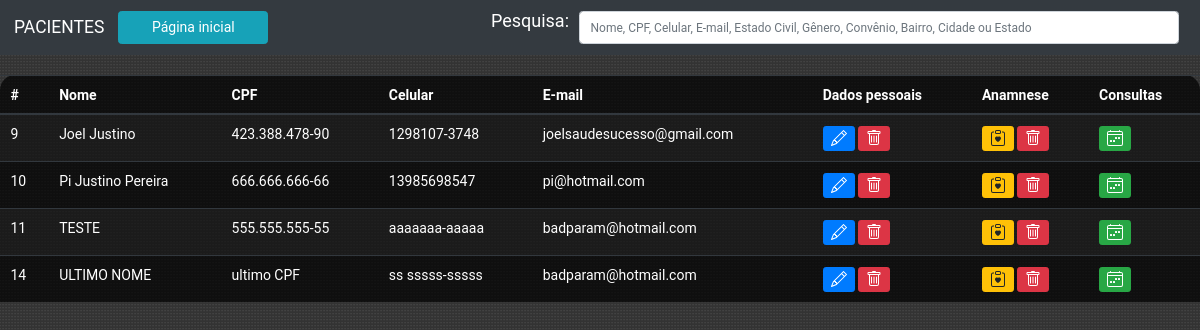
The page /php/editar_dados/index.php on the database its author committed.
### tables this page shows
CREATE TABLE `dados_paciente` (
  `id_pac` int(11) NOT NULL,
  `CPF` varchar(14) DEFAULT NULL,
  `nome` varchar(40) DEFAULT NULL,
  `celular` varchar(14) DEFAULT NULL,
  `idade` varchar(10) DEFAULT NULL,
  `estado_civil` varchar(30) DEFAULT NULL,
  `email` varchar(40) DEFAULT NULL,
  `work` varchar(40) DEFAULT NULL,
  `gender` varchar(10) DEFAULT NULL,
  `convenio` varchar(20) DEFAULT NULL,
  `CEP` varchar(20) DEFAULT NULL,
  `ad_number` varchar(10) DEFAULT NULL,
  `street` varchar(40) DEFAULT NULL,
  `district` varchar(40) DEFAULT NULL,
  `city` varchar(40) DEFAULT NULL,
  `state` varchar(10) DEFAULT NULL,
  `criado` varchar(30) DEFAULT NULL,
  `modificado` varchar(30) DEFAULT NULL
);

### php/editar_dados/home-padrao.php (the view, shortened to what this page needs)
<?php
	include_once('conexao.php');
	$sql = "SELECT * FROM dados_paciente ORDER BY nome ASC";
	$result = $conn->query($sql);
?>
<div id="tabela-dados">
	<table class="table table-striped table-dark table-bg">
		<thead>
			<tr>
			<th scope="col">#</th>
			<th scope="col">Nome</th>
			<th scope="col">CPF</th>
			<th scope="col">Celular</th>
			<th scope="col">E-mail</th>
			<th scope="col">Dados pessoais</th>
			<th scope="col">Anamnese</th>
			<th scope="col">Consultas</th>
			</tr>
		</thead>
		<tbody>
			<?php
				while($user_data = mysqli_fetch_assoc($result)){
					echo "<tr>";
					echo "<td>".$user_data['id_pac']."</td>";
					echo "<td>".$user_data['nome']."</td>";
					echo "<td>".$user_data['CPF']."</td>";
					echo "<td>".$user_data['celular']."</td>";
					echo "<td>".$user_data['email']."</td>";
					echo
					"<td>
						<a class='btn btn-sm btn-primary' href='editar_usuario.php?id_pac=$user_data[id_pac]'>
							<svg xmlns='http://www.w3.org/2000/svg' width='16' height='16' fill='currentColor' class='bi bi-pencil' viewBox='0 0 16 16'>
								<path d='M12.146.146a.5.5 0 0 1 .708 0l3 3a.5.5 0 0 1 0 .708l-10 10a.5.5 0 0 1-.168.11l-5 2a.5.5 0 0 1-.65-.65l2-5a.5.5 0 0 1 .11-.168l10-10zM11.207 2.5 13.5 4.793 14.793 3.5 12.5 1.207 11.207 2.5zm1.586 3L10.5 3.207 4 9.707V10h.5a.5.5 0 0 1 .5.5v.5h.5a.5.5 0 0 1 .5.5v.5h.293l6.5-6.5zm-9.761 5.175-.106.106-1.528 3.821 3.821-1.528.106-.106A.5.5 0 0 1 5 12.5V12h-.5a.5.5 0 0 1-.5-.5V11h-.5a.5.5 0 0 1-.468-.325z'/>
							</svg>
						</a>
						<a class='btn btn-sm btn-danger' href='proc_apagar_usuario.php?id_pac=$user_data[id_pac]' data-confirm='Tem certeza de que deseja excluir o usuário selecionado?'>
							<svg xmlns='http://www.w3.org/2000/svg' width='16' height='16' fill='currentColor' class='bi bi-trash' viewBox='0 0 16 16'>
								<path d='M5.5 5.5A.5.5 0 0 1 6 6v6a.5.5 0 0 1-1 0V6a.5.5 0 0 1 .5-.5Zm2.5 0a.5.5 0 0 1 .5.5v6a.5.5 0 0 1-1 0V6a.5.5 0 0 1 .5-.5Zm3 .5a.5.5 0 0 0-1 0v6a.5.5 0 0 0 1 0V6Z'/>
								<path d='M14.5 3a1 1 0 0 1-1 1H13v9a2 2 0 0 1-2 2H5a2 2 0 0 1-2-2V4h-.5a1 1 0 0 1-1-1V2a1 1 0 0 1 1-1H6a1 1 0 0 1 1-1h2a1 1 0 0 1 1 1h3.5a1 1 0 0 1 1 1v1ZM4.118 4 4 4.059V13a1 1 0 0 0 1 1h6a1 1 0 0 0 1-1V4.059L11.882 4H4.118ZM2.5 3h11V2h-11v1Z'/>
							</svg>
						</a>
					</td>";
					echo
					"<td>
						<a class='btn btn-sm btn-warning' href='editar_anamnese.php?CPF=$user_data[CPF]'>
							<svg xmlns='http://www.w3.org/2000/svg' width='16' height='16' fill='currentColor' class='bi bi-clipboard-heart' viewBox='0 0 16 16'>
								<path fill-rule='evenodd' d='M5 1.5A1.5 1.5 0 0 1 6.5 0h3A1.5 1.5 0 0 1 11 1.5v1A1.5 1.5 0 0 1 9.5 4h-3A1.5 1.5 0 0 1 5 2.5v-1Zm5 0a.5.5 0 0 0-.5-.5h-3a.5.5 0 0 0-.5.5v1a.5.5 0 0 0 .5.5h3a.5.5 0 0 0 .5-.5v-1Z'/>
								<path d='M3 1.5h1v1H3a1 1 0 0 0-1 1V14a1 1 0 0 0 1 1h10a1 1 0 0 0 1-1V3.5a1 1 0 0 0-1-1h-1v-1h1a2 2 0 0 1 2 2V14a2 2 0 0 1-2 2H3a2 2 0 0 1-2-2V3.5a2 2 0 0 1 2-2Z'/>
								<path d='M8 6.982C9.664 5.309 13.825 8.236 8 12 2.175 8.236 6.336 5.31 8 6.982Z'/>
							</svg>
						</a>
						<a class='btn btn-sm btn-danger' href='proc_apagar_anamnese.php?CPF=$user_data[CPF]' data-confirm='Tem certeza de que deseja excluir a ficha de anamnese selecionada?'>
							<svg xmlns='http://www.w3.org/2000/svg' width='16' height='16' fill='currentColor' class='bi bi-trash' viewBox='0 0 16 16'>
								<path d='M5.5 5.5A.5.5 0 0 1 6 6v6a.5.5 0 0 1-1 0V6a.5.5 0 0 1 .5-.5Zm2.5 0a.5.5 0 0 1 .5.5v6a.5.5 0 0 1-1 0V6a.5.5 0 0 1 .5-.5Zm3 .5a.5.5 0 0 0-1 0v6a.5.5 0 0 0 1 0V6Z'/>
								<path d='M14.5 3a1 1 0 0 1-1 1H13v9a2 2 0 0 1-2 2H5a2 2 0 0 1-2-2V4h-.5a1 1 0 0 1-1-1V2a1 1 0 0 1 1-1H6a1 1 0 0 1 1-1h2a1 1 0 0 1 1 1h3.5a1 1 0 0 1 1 1v1ZM4.118 4 4 4.059V13a1 1 0 0 0 1 1h6a1 1 0 0 0 1-1V4.059L11.882 4H4.118ZM2.5 3h11V2h-11v1Z'/>
							</svg>
						</a>
					</td>";
					echo
					"<td>
						<a class='btn btn-sm btn-success' href='consultas.php?nome=$user_data[nome]'>
							<svg xmlns='http://www.w3.org/2000/svg' width='16' height='16' fill='currentColor' class='bi bi-calendar4-week' viewBox='0 0 16 16'>
								<path d='M3.5 0a.5.5 0 0 1 .5.5V1h8V.5a.5.5 0 0 1 1 0V1h1a2 2 0 0 1 2 2v11a2 2 0 0 1-2 2H2a2 2 0 0 1-2-2V3a2 2 0 0 1 2-2h1V.5a.5.5 0 0 1 .5-.5zM2 2a1 1 0 0 0-1 1v1h14V3a1 1 0 0 0-1-1H2zm13 3H1v9a1 1 0 0 0 1 1h12a1 1 0 0 0 1-1V5z'/>
								<path d='M11 7.5a.5.5 0 0 1 .5-.5h1a.5.5 0 0 1 .5.5v1a.5.5 0 0 1-.5.5h-1a.5.5 0 0 1-.5-.5v-1zm-3 0a.5.5 0 0 1 .5-.5h1a.5.5 0 0 1 .5.5v1a.5.5 0 0 1-.5.5h-1a.5.5 0 0 1-.5-.5v-1zm-2 3a.5.5 0 0 1 .5-.5h1a.5.5 0 0 1 .5.5v1a.5.5 0 0 1-.5.5h-1a.5.5 0 0 1-.5-.5v-1zm-3 0a.5.5 0 0 1 .5-.5h1a.5.5 0 0 1 .5.5v1a.5.5 0 0 1-.5.5h-1a.5.5 0 0 1-.5-.5v-1z'/>
							</svg>
						</a>
					</td>";
					echo "</tr>";
				}
			?>
	</table>
</div>

### css/style.css (style rules this page uses)
* { font-family: 'Roboto', sans-serif; font-size: 14px; margin: 0; padding: 0; }
html { height: 100%; }
body { min-height: 100vh ; display: flex; flex-direction: column; background-image: url("../images/pattern.png"),url('../images/img-3.png'); background-position: 48% 61%; }
#tabela-dados { margin-top: 20px; }

### php/editar_dados/header.php (style rules this page uses)
body { background-image: url("../../images/pattern.png"); }

### php/editar_dados/index.php (style rules this page uses)
.table-bg { background: rgba(0,0,0,0.7); border-radius: 15px 15px 0 0; }

### rows shown on the page
dados_paciente: id_pac "9", nome "Joel Justino", CPF "423.388.478-90", celular "1298107-3748", email "joelsaudesucesso@gmail.com"
dados_paciente: id_pac "10", nome "Pi Justino Pereira", CPF "666.666.666-66", celular "13985698547", email "pi@hotmail.com"
dados_paciente: id_pac "11", nome "TESTE", CPF "555.555.555-55", celular "aaaaaaa-aaaaa", email "badparam@hotmail.com"
dados_paciente: id_pac "14", nome "ULTIMO NOME", CPF "ultimo CPF", celular "ss sssss-sssss", email "badparam@hotmail.com"
